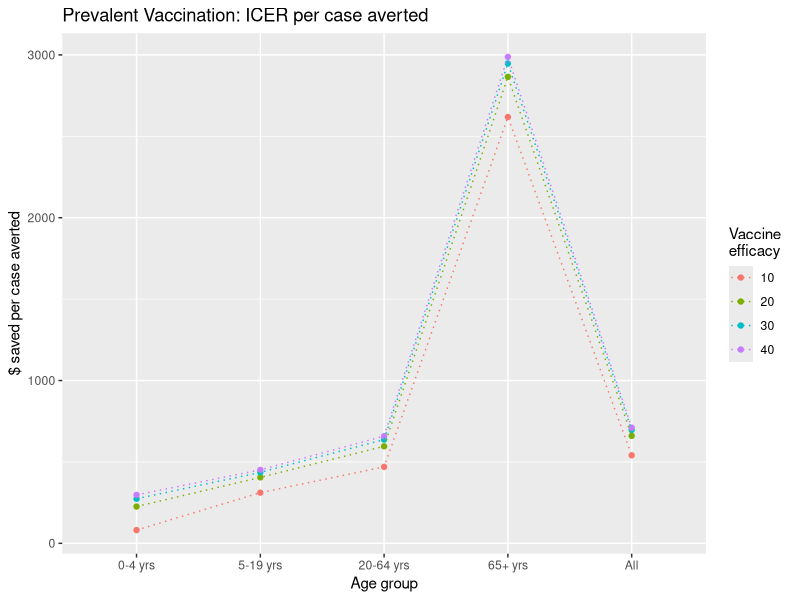
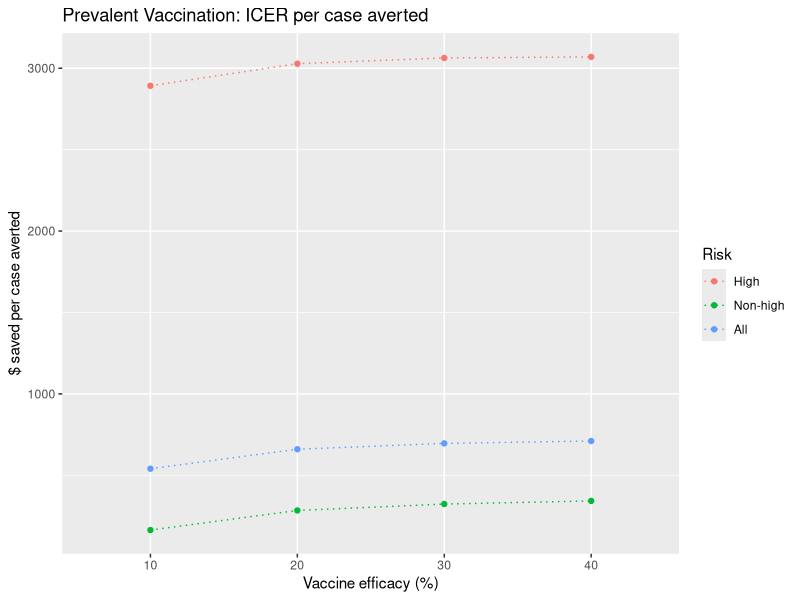
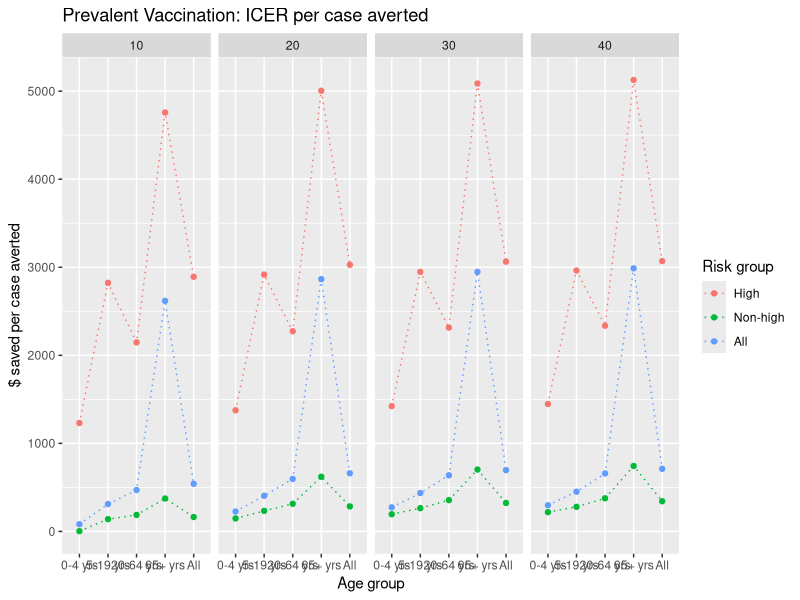
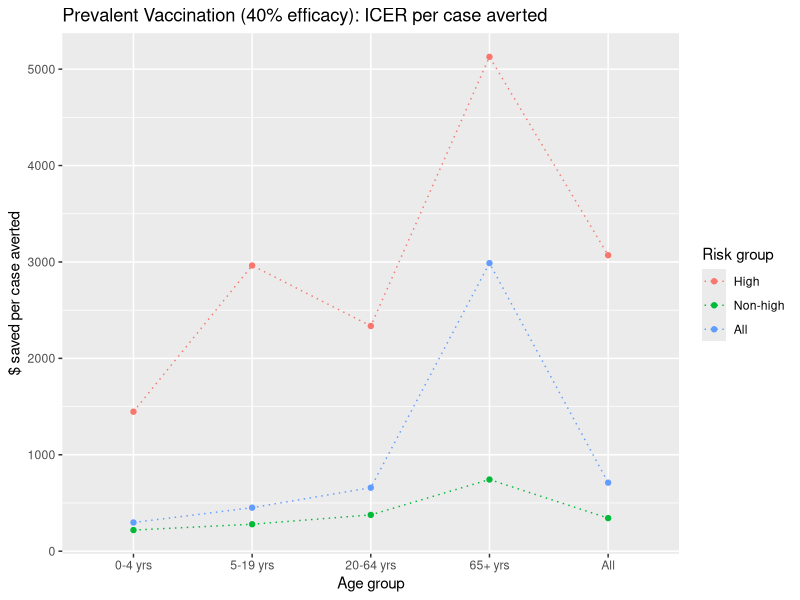
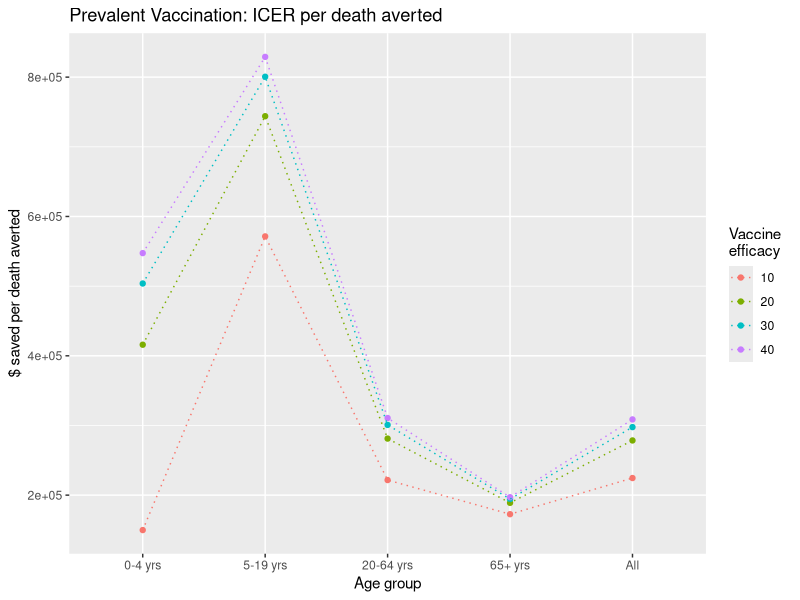
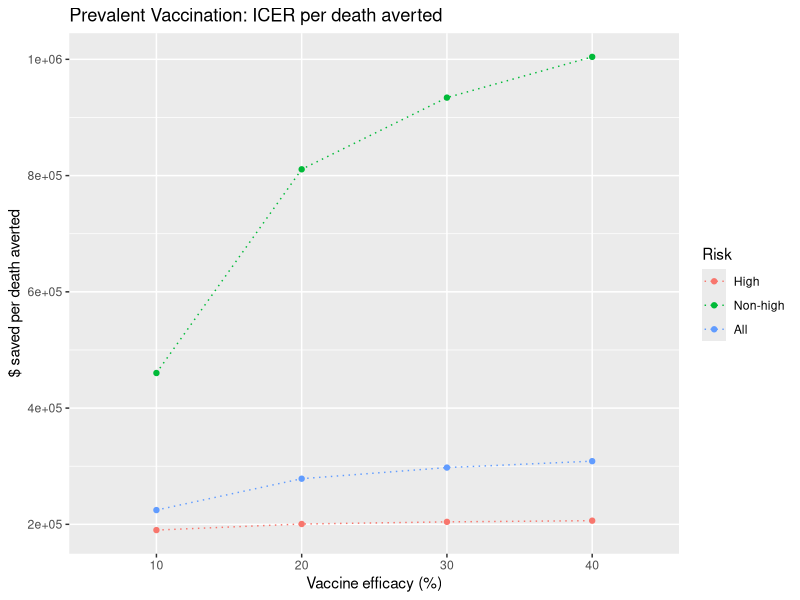
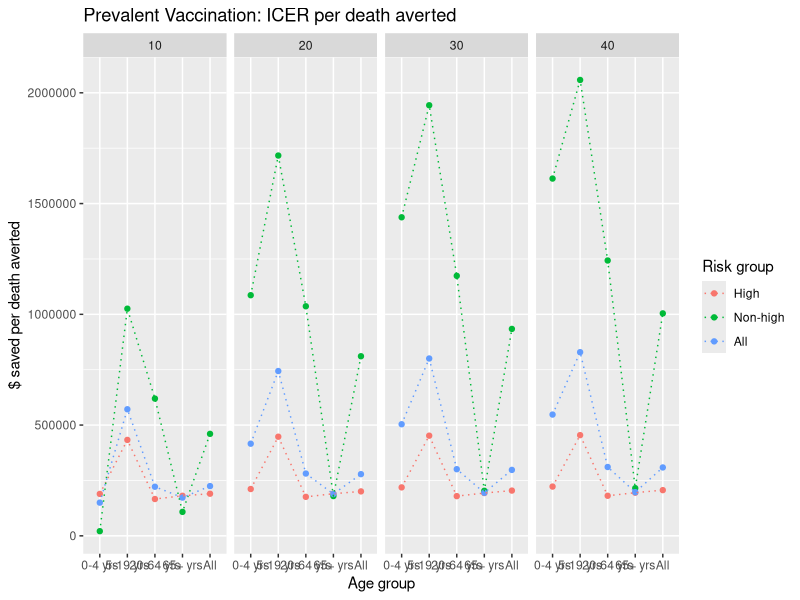
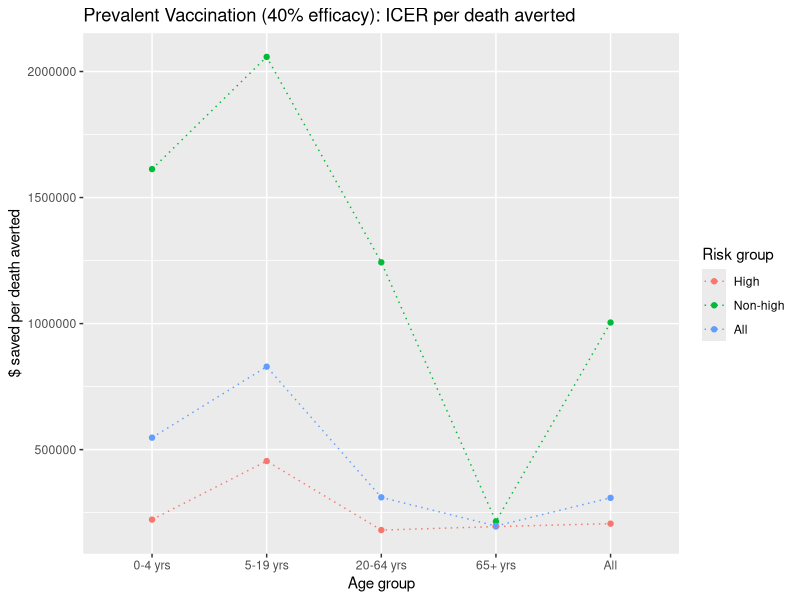

The R script that drew these images, in order:
## ---- chunk 1
knitr::opts_chunk$set(
	echo = FALSE,
	warning = TRUE,
	cache = TRUE,
	tidy = TRUE
)
## ---- chunk 2
rm(list = ls(all.names = TRUE))

library(ggplot2)
library(tidyr)
library(dplyr)
library(knitr)
library(rmarkdown)
library(formatR)
## ---- chunk 3
data <- read.csv("df/icer-all.csv", as.is = TRUE)
df <- data[(data$reference=="base"),]

df$cost.diff.per100k <- as.numeric(df$cost.diff.per100k)
df$cases.averted <- as.numeric(df$cases.averted)
df$cases.averted.per100k <- as.numeric(df$cases.averted.per100k)
df$icer.case.averted <- as.numeric(df$icer.case.averted)
df$deaths.averted <- as.numeric(df$deaths.averted)
df$deaths.averted.per100k <- as.numeric(df$ deaths.averted.per100k)
df$icer.death.averted <- as.numeric(df$icer.death.averted)
df$dalys <- as.numeric(df$dalys)
df$dalys.per100k <- as.numeric(df$dalys.per100k)
df$dalys.averted <- as.numeric(df$dalys.averted)
df$dalys.averted.per100k <- as.numeric(df$dalys.averted.per100k)
df$icer.daly.averted <- as.numeric(df$icer.daly.averted)
## ---- chunk 4
# subset relevant efficacies
df2 <- df[!(df$scenario == 'vaxbase' & df$v.eff %in% c(50, 60)),]
#table(df2$v.eff, useNA = 'always')

df3 <- df2[!(df2$scenario == 'vax70' & df2$v.eff %in% c(30,40)), ]
#table(df3$scenario, df3$v.eff, useNA = 'always')

# factors
df3$age <- factor(df3$age, levels = c("0-4 yrs", "5-19 yrs", "20-64 yrs", "65+ yrs", "All"))
df3$risk <- factor(df3$risk, levels = c("High", "Non-high", "All"))
df3$scenario <- factor(df3$scenario, levels = c("vaxbase", "vax70"))
df3$v.eff <- factor(df3$v.eff)
## ---- chunk 5
# subset scenario
df_base <- df3[(df3$scenario == 'vaxbase'),]
df_vax70 <- df3[(df3$scenario == 'vax70'),]

# age groups
age_df_base <- df_base[(df_base$risk == "All"),]
age_df_vax70 <- df_vax70[(df_vax70$risk == "All"),]

# risk groups
risk_df_base <- df_base[!(df_base$age == 'All'),]
risk_df_vax70 <- df_vax70[!(df_vax70$age == 'All'),]
## ---- chunk 6
t <- labs(y = "$ saved per case averted", title = "Prevalent Vaccination: ICER per case averted")

ggplot(age_df_base, aes(x = age, y = icer.case.averted, color = v.eff, group = v.eff)) +
  geom_point() + geom_line(linetype = "dotted") + labs(x = "Age group", color = "Vaccine \nefficacy") + t

ggplot(df_base[(df_base$age=="All"),], aes(x = v.eff, y = icer.case.averted, group = risk, color = risk)) +
  geom_point() + geom_line(linetype = "dotted") + labs(x = "Vaccine efficacy (%)", color = "Risk") + t

ggplot(df_base, aes(x = age, y = icer.case.averted, group = risk, color = risk)) +
  geom_point() + geom_line(linetype = "dotted") + labs(x = "Age group", color = "Risk group") + t +
  facet_grid(~ v.eff)
## ---- chunk 7
ggplot(df_base[(df_base$v.eff == "40"),], aes(x = age, y = icer.case.averted, group = risk, color = risk)) +
  geom_point() + geom_line(linetype = "dotted") + labs(x = "Age group", color = "Risk group") + 
  ylab("$ saved per case averted") + ggtitle("Prevalent Vaccination (40% efficacy): ICER per case averted")
## ---- chunk 8
t <- labs(y = "$ saved per death averted", title = "Prevalent Vaccination: ICER per death averted")

ggplot(age_df_base, aes(x = age, y = icer.death.averted, color = v.eff, group = v.eff)) +
  geom_point() + geom_line(linetype = "dotted") + labs(x = "Age group", color = "Vaccine \nefficacy") + t

ggplot(df_base[(df_base$age=="All"),], aes(x = v.eff, y = icer.death.averted, group = risk, color = risk)) +
  geom_point() + geom_line(linetype = "dotted") + labs(x = "Vaccine efficacy (%)", color = "Risk") + t

ggplot(df_base, aes(x = age, y = icer.death.averted, group = risk, color = risk)) +
  geom_point() + geom_line(linetype = "dotted") + labs(x = "Age group", color = "Risk group") + t +
  facet_grid(~ v.eff)
## ---- chunk 9
ggplot(df_base[(df_base$v.eff == "40"),], aes(x = age, y = icer.death.averted, group = risk, color = risk)) +
  geom_point() + geom_line(linetype = "dotted") + labs(x = "Age group", color = "Risk group") + 
  ylab("$ saved per death averted") + ggtitle("Prevalent Vaccination (40% efficacy): ICER per death averted")
## ---- chunk 10
t <- labs(y = "$ saved per DALY averted", title = "Prevalent Vaccination: ICER per DALY averted")

ggplot(age_df_base, aes(x = age, y = icer.daly.averted, color = v.eff, group = v.eff)) +
  geom_point() + geom_line(linetype = "dotted") + labs(x = "Age group", color = "Vaccine \nefficacy") + t

ggplot(df_base[(df_base$age=="All"),], aes(x = v.eff, y = icer.daly.averted, group = risk, color = risk)) +
  geom_point() + geom_line(linetype = "dotted") + labs(x = "Vaccine efficacy (%)", color = "Risk") + t

ggplot(df_base, aes(x = age, y = icer.daly.averted, group = risk, color = risk)) +
  geom_point() + geom_line(linetype = "dotted") + labs(x = "Age group", color = "Risk group") + t +
  facet_grid(~ v.eff)
## ---- chunk 11
ggplot(df_base[(df_base$v.eff == "40"),], aes(x = age, y = icer.daly.averted, group = risk, color = risk)) +
  geom_point() + geom_line(linetype = "dotted") + labs(x = "Age group", color = "Risk group") + 
  ylab("$ saved per DALY averted") + ggtitle("Prevalent Vaccination (40% efficacy): ICER per DALY averted")
## ---- chunk 12
# age
g1 <- ggplot(age_df_base, aes(x = age, group = v.eff, color = v.eff)) +
  geom_point() + geom_line(linetype = "dotted") + labs(x = "Age group", color = "Vaccine \nefficacy")
# risk
g2 <- ggplot(df_base[(df_base$age=="All"),], aes(x = v.eff, group = risk, color = risk)) +
  geom_point() + geom_line(linetype = "dotted") + labs(x = "Vaccine efficacy", color = "Risk group")

g3 <- ggplot(risk_df_base, aes(x = age, group = risk, color = risk)) +
  geom_point() + geom_line(linetype = "dotted") + labs(x = "Age group", color = "Risk group") +
  facet_grid(~ v.eff)

g4 <- ggplot(df_base[(df_base$v.eff == "40"),], aes(x = age, group = risk, color = risk)) +
  geom_point() + geom_line(linetype = "dotted") + labs(x = "Age group", color = "Risk group")
## ---- chunk 13
# age groups
g1 + aes(y = cases) + labs(y = "Cases", title = "Prevalent Vaccination: Cases")
g1 + aes(y = cases.per100k) + labs(y = "Cases per 100k", title = "Prevalent Vaccination: Cases per 100k")
g1 + aes(y = cases.averted) + labs(y = "Cases averted", title = "Prevalent Vaccination: Cases averted")
g1 + aes(y = cases.averted.per100k) + labs(y = "Cases averted per 100k", title = "Prevalent Vaccination: Cases averted per 100k")

# risk groups
g2 + aes(y = cases) + labs(y = "Cases", title = "Prevalent Vaccination: Cases")
g2 + aes(y = cases.per100k) + labs(y = "Cases per 100k", title = "Prevalent Vaccination: Cases per 100k")
g2 + aes(y = cases.averted) + labs(y = "Cases averted", title = "Prevalent Vaccination: Cases averted")
g2 + aes(y = cases.averted.per100k) + labs(y = "Cases averted per 100k", title = "Prevalent Vaccination: Cases averted per 100k")

g3 + aes(y = cases) + labs(y = "Cases", title = "Prevalent Vaccination: Cases")
g3 + aes(y = cases.per100k) + labs(y = "Cases per 100k", title = "Prevalent Vaccination: Cases per 100k")
g3 + aes(y = cases.averted) + labs(y = "Cases averted", title = "Prevalent Vaccination: Cases averted")
g3 + aes(y = cases.averted.per100k) + labs(y = "Cases averted per 100k", title = "Prevalent Vaccination: Cases averted per 100k")
## ---- chunk 14
g4 + aes(y = cases) + labs(y = "Cases", title = "Prevalent Vaccination (40% VE): Cases")
g4 + aes(y = cases.per100k) + labs(y = "Cases per 100k", title = "Prevalent Vaccination (40% VE): Cases per 100k")
g4 + aes(y = cases.averted) + labs(y = "Cases averted", title = "Prevalent Vaccination (40% VE): Cases averted")
g4 + aes(y = cases.averted.per100k) + labs(y = "Cases averted per 100k", title = "Prevalent Vaccination (40% VE): Cases averted per 100k")
## ---- chunk 15
# age groups
g1 + aes(y = deaths) + labs(y = "Deaths", title = "Prevalent Vaccination: Deaths")
g1 + aes(y = deaths.per100k) + labs(y = "Deaths per 100k", title = "Prevalent Vaccination: Deaths per 100k")
g1 + aes(y = deaths.averted) + labs(y = "Deaths averted", title = "Prevalent Vaccination: Deaths averted")
g1 + aes(y = deaths.averted.per100k) + labs(y = "Deaths averted per 100k", title = "Prevalent Vaccination: Deaths averted per 100k")

# risk groups
g2 + aes(y = deaths) + labs(y = "Deaths", title = "Prevalent Vaccination: Deaths")
g2 + aes(y = deaths.per100k) + labs(y = "Deaths per 100k", title = "Prevalent Vaccination: Deaths per 100k")
g2 + aes(y = deaths.averted) + labs(y = "Deaths averted", title = "Prevalent Vaccination: Deaths averted")
g2 + aes(y = deaths.averted.per100k) + labs(y = "Deaths averted per 100k", title = "Prevalent Vaccination: Deaths averted per 100k")

g3 + aes(y = deaths) + labs(y = "Deaths", title = "Prevalent Vaccination: Deaths")
g3 + aes(y = deaths.per100k) + labs(y = "Deaths per 100k", title = "Prevalent Vaccination: Deaths per 100k")
g3 + aes(y = deaths.averted) + labs(y = "Deaths averted", title = "Prevalent Vaccination: Deaths averted")
g3 + aes(y = deaths.averted.per100k) + labs(y = "Deaths averted per 100k", title = "Prevalent Vaccination: Deaths averted per 100k")
## ---- chunk 16
g4 + aes(y = deaths) + labs(y = "Deaths", title = "Prevalent Vaccination (40% VE): Deaths")
g4 + aes(y = deaths.per100k) + labs(y = "Deaths per 100k", title = "Prevalent Vaccination (40% VE): Deaths per 100k")
g4 + aes(y = deaths.averted) + labs(y = "Deaths averted", title = "Prevalent Vaccination (40% VE): Deaths averted")
g4 + aes(y = deaths.averted.per100k) + labs(y = "Deaths averted per 100k", title = "Prevalent Vaccination (40% VE): Deaths averted per 100k")
## ---- chunk 17
# age groups
g1 + aes(y = dalys) + labs(y = "DALYs", title = "Prevalent Vaccination: DALYs")
g1 + aes(y = dalys.per100k) + labs(y = "DALYs per 100k", title = "Prevalent Vaccination: DALYs per 100k")
g1 + aes(y = dalys.averted) + labs(y = "DALYs averted", title = "Prevalent Vaccination: DALYs averted")
g1 + aes(y = dalys.averted.per100k) + labs(y = "DALYs averted per 100k", title = "Prevalent Vaccination: DALYs averted per 100k")
# risk groups
g2 + aes(y = dalys) + labs(y = "DALYs", title = "Prevalent Vaccination: DALYs")
g2 + aes(y = dalys.per100k) + labs(y = "DALYs per 100k", title = "Prevalent Vaccination: DALYs per 100k")
g2 + aes(y = dalys.averted) + labs(y = "DALYs averted", title = "Prevalent Vaccination: DALYs averted")
g2 + aes(y = dalys.averted.per100k) + labs(y = "DALYs averted per 100k", title = "Prevalent Vaccination: DALYs averted per 100k")

g3 + aes(y = dalys) + labs(y = "DALYs", title = "Prevalent Vaccination: DALYs")
g3 + aes(y = dalys.per100k) + labs(y = "DALYs per 100k", title = "Prevalent Vaccination: DALYs per 100k")
g3 + aes(y = dalys.averted) + labs(y = "DALYs averted", title = "Prevalent Vaccination: DALYs averted")
g3 + aes(y = dalys.averted.per100k) + labs(y = "DALYs averted per 100k", title = "Prevalent Vaccination: DALYs averted per 100k")
## ---- chunk 18
g4 + aes(y = dalys) + labs(y = "DALYs", title = "Prevalent Vaccination (40% VE): DALYs")
g4 + aes(y = dalys.per100k) + labs(y = "DALYs per 100k", title = "Prevalent Vaccination (40% VE): DALYs per 100k")
g4 + aes(y = dalys.averted) + labs(y = "DALYs averted", title = "Prevalent Vaccination (40% VE): DALYs averted")
g4 + aes(y = dalys.averted.per100k) + labs(y = "DALYs averted per 100k", title = "Prevalent Vaccination (40% VE): DALYs averted per 100k")
## ---- chunk 19
g5 <- ggplot(df_base, aes(x = dalys.averted.per100k, y = cost.diff.per100k)) +
  labs(x = "DALYs averted per 100K", y = "Cost saved per 100K", title = "Prevalent Vaccination: Cost saved vs. DALYs averted")

g5 + aes(color = risk, group = risk) + geom_point() + facet_grid(v.eff ~ age)

g5 + aes(color = age, group = age) + geom_point() + facet_grid(v.eff ~ risk)
## ---- chunk 20
g <- ggplot(df_vax70[(df_vax70$age=="All"),], aes(x = v.eff, color = risk, group = risk))
t1 <- labs(y = "$ saved per case averted", title = "Healthy People Vaccination: ICER per case averted")
t2 <- labs(y = "$ saved per death averted", title = "Healthy People Vaccination: ICER per death averted")
t3 <- labs(y = "$ saved per DALY averted", title = "Healthy People Vaccination: ICER per DALY averted")

ggplot(age_df_vax70, aes(x = age, y = icer.case.averted, color = v.eff, group = v.eff)) +
  geom_point() + geom_line(linetype = "dotted") + 
  labs(x = "Age group", color = "Vaccine \nefficacy") + t1

g + aes(y = icer.case.averted) + geom_point() + geom_line(linetype = "dotted") +
  t1 + labs(x = "Vaccine efficacy (%)", color = "Risk group")

ggplot(df_vax70, aes(x = age, y = icer.case.averted, group = risk, color = risk)) +
  geom_point() + geom_line(linetype = "dotted") + labs(color = "Risk group") + 
  ylab("$ saved per case averted") + ggtitle("Healthy People Vaccination: ICER per case averted") + facet_grid(~ v.eff)
## ---- chunk 21
ggplot(age_df_vax70, aes(x = age, y = icer.death.averted, color = v.eff, group = v.eff)) +
  geom_point() + geom_line(linetype = "dotted") + 
  labs(x = "Age group", color = "Vaccine \nefficacy") + t2

g + aes(y = icer.death.averted) + geom_point() + geom_line(linetype = "dotted") +
  t2 + labs(x = "Vaccine efficacy (%)", color = "Risk group")

ggplot(df_vax70, aes(x = age, y = icer.death.averted, group = risk, color = risk)) +
  geom_point() + geom_line(linetype = "dotted") + labs(color = "Risk group") + 
  ylab("$ saved per death averted") + ggtitle("Healthy People Vaccination: ICER per death averted") + facet_grid(~ v.eff)
## ---- chunk 22
ggplot(age_df_vax70, aes(x = age, y = icer.daly.averted, color = v.eff, group = v.eff)) +
  geom_point() + geom_line(linetype = "dotted") +
  labs(x = "Age group", color = "Vaccine \nefficacy") + t3

g + aes(y = icer.daly.averted) + geom_point() + geom_line(linetype = "dotted") +
  t3 + labs(x = "Vaccine efficacy (%)", color = "Risk group")

ggplot(df_vax70, aes(x = age, y = icer.daly.averted, group = risk, color = risk)) +
  geom_point() + geom_line(linetype = "dotted") + labs(color = "Risk group") + 
  ylab("$ saved per DALY averted") + ggtitle("Healthy People Vaccination: ICER per DALY averted") + facet_grid(~ v.eff)
## ---- chunk 23
# age
h1 <- ggplot(age_df_vax70, aes(x = age, group = v.eff, color = v.eff)) +
  geom_point() + geom_line(linetype = "dotted") + labs(x = "Age group", color = "Vaccine \nefficacy")
# risk
h2 <- ggplot(df_vax70[(df_vax70$age=="All"),], aes(x = v.eff, group = risk, color = risk)) +
  geom_point() + geom_line(linetype = "dotted") + labs(x = "Vaccine efficacy", color = "Risk group")

h3 <- ggplot(risk_df_vax70, aes(x = age, group = risk, color = risk)) +
  geom_point() + geom_line(linetype = "dotted") + labs(x = "Age group", color = "Risk group") +
  facet_grid(~ v.eff)
## ---- chunk 24
# age groups
h1 + aes(y = cases) + labs(y = "Cases", title = "Healthy People Vaccination: Cases")
h1 + aes(y = cases.per100k) + labs(y = "Cases per 100k", title = "Healthy People Vaccination: Cases per 100k")
h1 + aes(y = cases.averted) + labs(y = "Cases averted", title = "Healthy People Vaccination: Cases averted")
h1 + aes(y = cases.averted.per100k) + labs(y = "Cases averted per 100k", title = "Healthy People Vaccination: Cases averted per 100k")

# risk groups
h2 + aes(y = cases) + labs(y = "Cases", title = "Healthy People Vaccination: Cases")
h2 + aes(y = cases.per100k) + labs(y = "Cases per 100k", title = "Healthy People Vaccination: Cases per 100k")
h2 + aes(y = cases.averted) + labs(y = "Cases averted", title = "Healthy People Vaccination: Cases averted")
h2 + aes(y = cases.averted.per100k) + labs(y = "Cases averted per 100k", title = "Healthy People Vaccination: Cases averted per 100k")

h3 + aes(y = cases) + labs(y = "Cases", title = "Healthy People Vaccination: Cases")
h3 + aes(y = cases.per100k) + labs(y = "Cases per 100k", title = "Healthy People Vaccination: Cases per 100k")
h3 + aes(y = cases.averted) + labs(y = "Cases averted", title = "Healthy People Vaccination: Cases averted")
h3 + aes(y = cases.averted.per100k) + labs(y = "Cases averted per 100k", title = "Healthy People Vaccination: Cases averted per 100k")
## ---- chunk 25
# age groups
h1 + aes(y = deaths) + labs(y = "Deaths", title = "Healthy People Vaccination: Deaths")
h1 + aes(y = deaths.per100k) + labs(y = "Deaths per 100k", title = "Healthy People Vaccination: Deaths per 100k")
h1 + aes(y = deaths.averted) + labs(y = "Deaths averted", title = "Healthy People Vaccination: Deaths averted")
h1 + aes(y = deaths.averted.per100k) + labs(y = "Deaths averted per 100k", title = "Healthy People Vaccination: Deaths averted per 100k")

# risk groups
h2 + aes(y = deaths) + labs(y = "Deaths", title = "Healthy People Vaccination: Deaths")
h2 + aes(y = deaths.per100k) + labs(y = "Deaths per 100k", title = "Healthy People Vaccination: Deaths per 100k")
h2 + aes(y = deaths.averted) + labs(y = "Deaths averted", title = "Healthy People Vaccination: Deaths averted")
h2 + aes(y = deaths.averted.per100k) + labs(y = "Deaths averted per 100k", title = "Healthy People Vaccination: Deaths averted per 100k")

h3 + aes(y = deaths) + labs(y = "Deaths", title = "Healthy People Vaccination: Deaths")
h3 + aes(y = deaths.per100k) + labs(y = "Deaths per 100k", title = "Healthy People Vaccination: Deaths per 100k")
h3 + aes(y = deaths.averted) + labs(y = "Deaths averted", title = "Healthy People Vaccination: Deaths averted")
h3 + aes(y = deaths.averted.per100k) + labs(y = "Deaths averted per 100k", title = "Healthy People Vaccination: Deaths averted per 100k")
## ---- chunk 26
# age groups
h1 + aes(y = dalys) + labs(y = "DALYs", title = "Healthy People Vaccination: DALYs")
h1 + aes(y = dalys.per100k) + labs(y = "DALYs per 100k", title = "Healthy People Vaccination: DALYs per 100k")
h1 + aes(y = dalys.averted) + labs(y = "DALYs averted", title = "Healthy People Vaccination: DALYs averted")
h1 + aes(y = dalys.averted.per100k) + labs(y = "DALYs averted per 100k", title = "Healthy People Vaccination: DALYs averted per 100k")
# risk groups
h2 + aes(y = dalys) + labs(y = "DALYs", title = "Healthy People Vaccination: DALYs")
h2 + aes(y = dalys.per100k) + labs(y = "DALYs per 100k", title = "Healthy People Vaccination: DALYs per 100k")
h2 + aes(y = dalys.averted) + labs(y = "DALYs averted", title = "Healthy People Vaccination: DALYs averted")
h2 + aes(y = dalys.averted.per100k) + labs(y = "DALYs averted per 100k", title = "Healthy People Vaccination: DALYs averted per 100k")

h3 + aes(y = dalys) + labs(y = "DALYs", title = "Healthy People Vaccination: DALYs")
h3 + aes(y = dalys.per100k) + labs(y = "DALYs per 100k", title = "Healthy People Vaccination: DALYs per 100k")
h3 + aes(y = dalys.averted) + labs(y = "DALYs averted", title = "Healthy People Vaccination: DALYs averted")
h3 + aes(y = dalys.averted.per100k) + labs(y = "DALYs averted per 100k", title = "Healthy People Vaccination: DALYs averted per 100k")
## ---- chunk 27
h5 <- ggplot(df_vax70, aes(x = dalys.averted.per100k, y = cost.diff.per100k)) +
  labs(x = "DALYs averted per 100K", y = "Cost saved per 100K", title = "Healthy People Vaccination: Cost saved vs. DALYs averted")

h5 + aes(color = risk, group = risk) + geom_point() + facet_grid(v.eff ~ age)

h5 + aes(color = age, group = age) + geom_point() + facet_grid(v.eff ~ risk)
